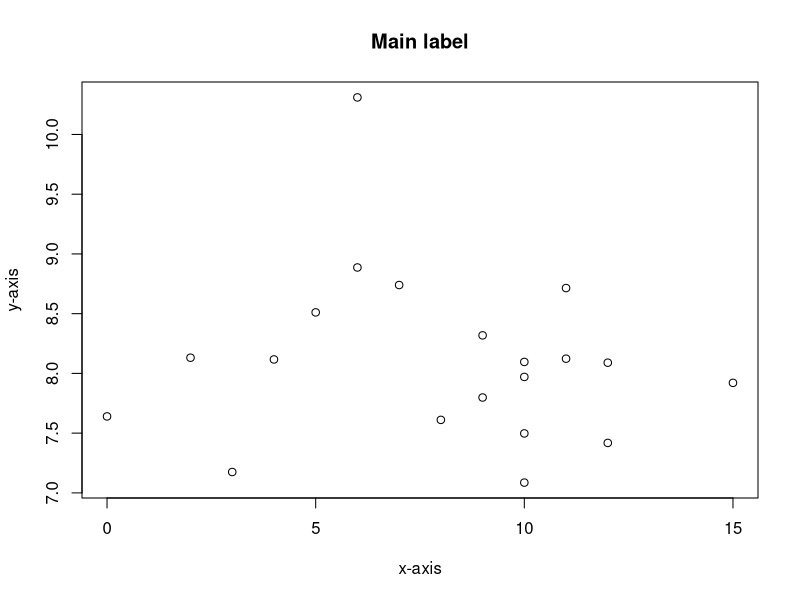
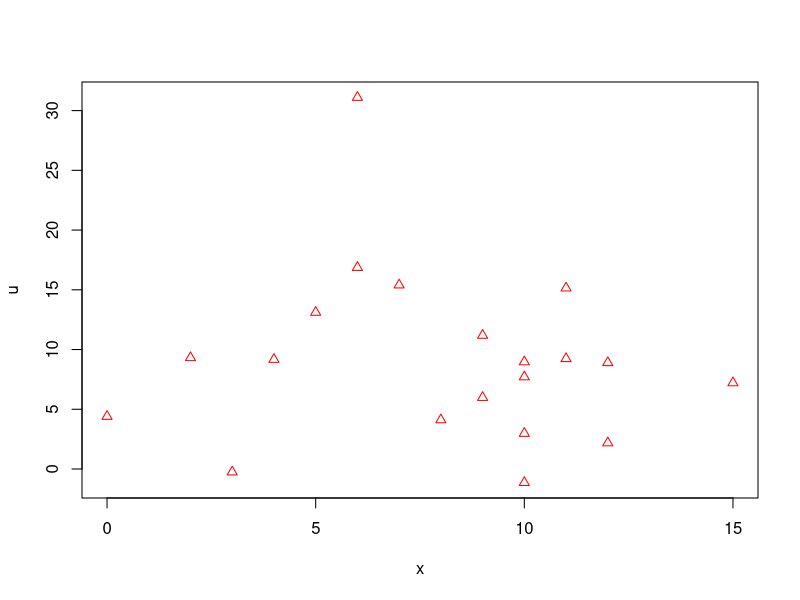
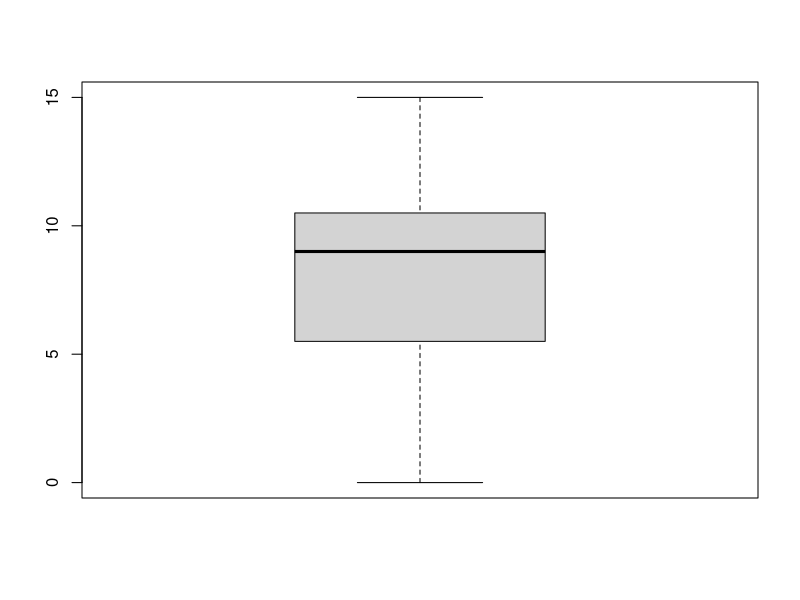
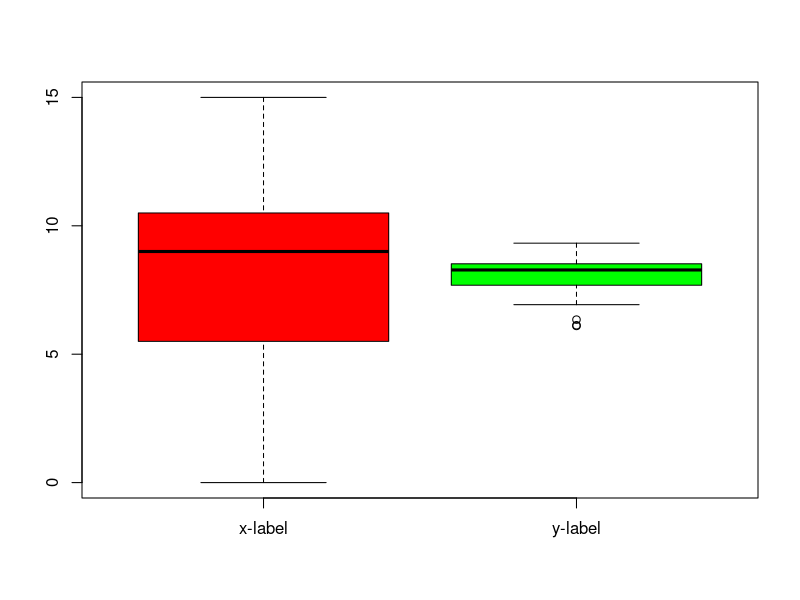

The R script that drew these images, in order:
## ---- chunk 1
x <- c(10, 2, 15, 6, 4, 9, 12, 11, 3, 0, 12, 10, 9, 7, 11, 10, 8, 5, 10, 6)
## ---- chunk 2
n<-length(x)
s<-sum(x)
m1<-mean(x)
m2<-median(x)
mode <- function(v) {
   uniqv <- unique(v)
   uniqv[which.max(tabulate(match(v, uniqv)))]
}
mode(x)
summary(x)
v<-var(x)
s<-sd(x)
## ---- chunk 3
y<-rnorm(10,mean=mean(x),sd=1)
## ---- chunk 4
#cov(x,y)
#cor(x,y)
## ---- chunk 5
y<-rnorm(20,mean=mean(x),sd=1)
cov(x,y)
cor(x,y)
## ---- chunk 6
set.seed(63)
y<-rnorm(20,mean=mean(x),sd=1)
cov(x,y)
cor(x,y)
## ---- chunk 7
set.seed(100)
z<-rnorm(20,mean=8,sd=1)
plot(x,z,xlab="x-axis",ylab="y-axis",main="Main label")
## ---- chunk 8
set.seed(100)
u<-rnorm(20,mean=8,sd=10)
plot(x,u,col="red",pch=2)
## ---- chunk 9
boxplot(x)
## ---- chunk 10
boxplot(x,y,names=c("x-label","y-label"),col=c("red","green"))
## ---- chunk 11
knitr::opts_chunk$set(echo = TRUE)
